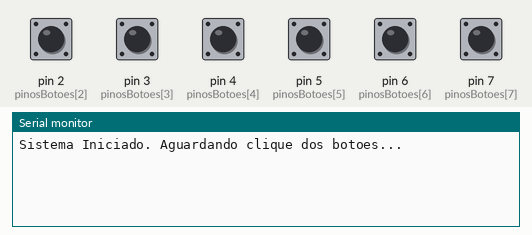
A sketch run on a simulated Arduino Uno, built with avr-gcc and run on an emulated ATmega328P. Parts: the last lines printed to the serial monitor. Inputs (shaded band) come from the test bench; at power-on: pin 2 (pinosBotoes[2]), pin 3 (pinosBotoes[3]), pin 4 (pinosBotoes[4]), pin 5 (pinosBotoes[5]), pin 6 (pinosBotoes[6]), pin 7 (pinosBotoes[7]) LOW.

Above: at 1.2 s.
1.3 s: pin 2 (pinosBotoes[2]) pulled HIGH for 0.15 s
At 2.5 s:
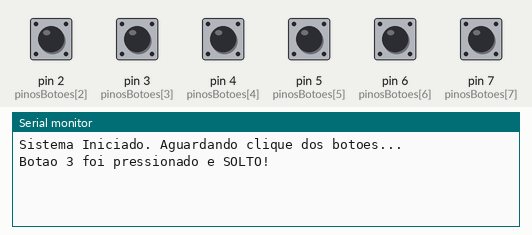
2.9 s: pin 3 (pinosBotoes[3]) pulled HIGH for 0.15 s
At 3.9 s:
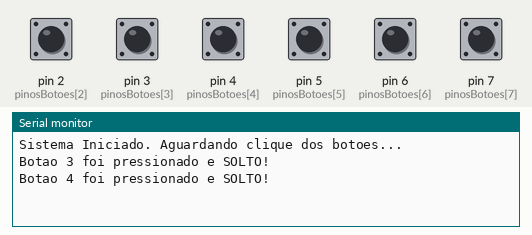
4.5 s: pin 4 (pinosBotoes[4]) pulled HIGH for 0.15 s
At 5.1 s:
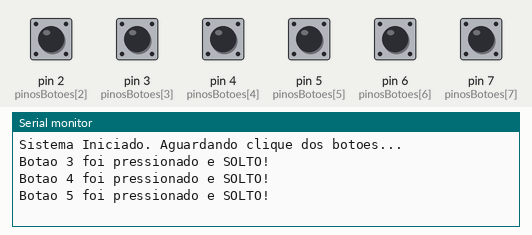
6.1 s: pin 5 (pinosBotoes[5]) pulled HIGH for 0.15 s
At 7.3 s:
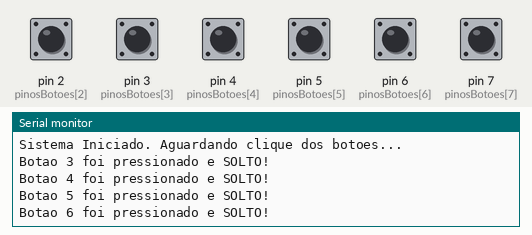
7.7 s: pin 6 (pinosBotoes[6]) pulled HIGH for 0.15 s
At 8.8 s:
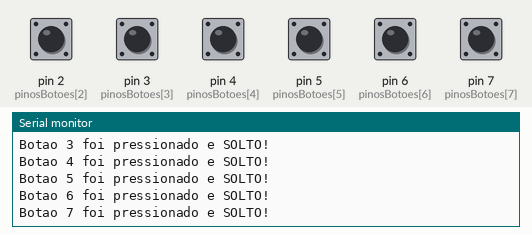
9.3 s: pin 7 (pinosBotoes[7]) pulled HIGH for 0.15 s
At 10.0 s:
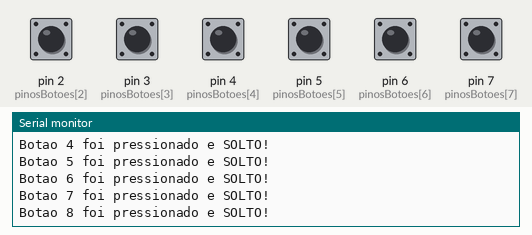
Timing chart, 0 to 11.9 s (numbered marks = the images above; inputs shaded):
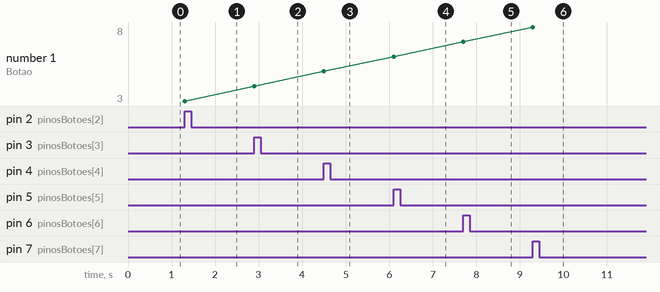

The sketch:

sketch_jun12a.ino
```cpp
// Definição dos pinos onde os 8 botões estão conectados
// const int pinosBotoes[8] = {2, 3, 4, 5, 6, 7, 8, 9};
const int pinosBotoes[8] = {0, 1, 2, 3, 4, 5, 6, 7};

// Arrays para armazenar o estado atual e o estado anterior de cada botão
bool estadoAnterior[8] = {HIGH, HIGH, HIGH, HIGH, HIGH, HIGH, HIGH, HIGH};
bool estadoAtual[8]    = {HIGH, HIGH, HIGH, HIGH, HIGH, HIGH, HIGH, HIGH};

void setup() {
  Serial.begin(9600);

  // Configura todos os 8 pinos como entrada com o Pull-up interno ativado
  for (int i = 0; i < 8; i++) {
    // pinMode(pinosBotoes[i], INPUT_PULLUP);
    pinMode(pinosBotoes[i], INPUT);
  }

  Serial.println("Sistema Iniciado. Aguardando clique dos botoes...");
}

void loop() {
  // Passa verificando cada um dos 8 botões
  for (int i = 0; i < 8; i++) {

    // Lê o estado atual do botão 'i'
    estadoAtual[i] = digitalRead(pinosBotoes[i]);

    // LOGICA PRINCIPAL:
    // Se o estado anterior era LOW (pressionado) e o atual é HIGH (solto)
    if (estadoAnterior[i] == LOW && estadoAtual[i] == HIGH) {

      // O botão foi pressionado e solto! Coloque sua ação aqui:
      Serial.print("Botao ");
      Serial.print(i + 1); // Mostra de 1 a 8 na tela
      Serial.println(" foi pressionado e SOLTO!");

      // Pequeno delay para evitar o "bouncing" (ruído elétrico do botão)
      delay(50);
    }

    // Atualiza o estado anterior com o valor do estado atual para a próxima leitura
    estadoAnterior[i] = estadoAtual[i];
  }
}
```

Measured:
- after the input at 1.3 s, the serial monitor: prints a new line at once (image 1)
- after the input at 2.9 s, the serial monitor: prints a new line at once (image 2)
- after the input at 4.5 s, the serial monitor: prints a new line at once (image 3)
- after the input at 6.1 s, the serial monitor: prints a new line at once (image 4)
- after the input at 7.7 s, the serial monitor: prints a new line at once (image 5)
- after the input at 9.3 s, the serial monitor: prints a new line at once (image 6)
- plotted number 1: 3 → 4 after the input at 2.9 s, 4 → 5 after the input at 4.5 s, 5 → 6 after the input at 6.1 s, 6 → 7 after the input at 7.7 s, 7 → 8 after the input at 9.3 s
